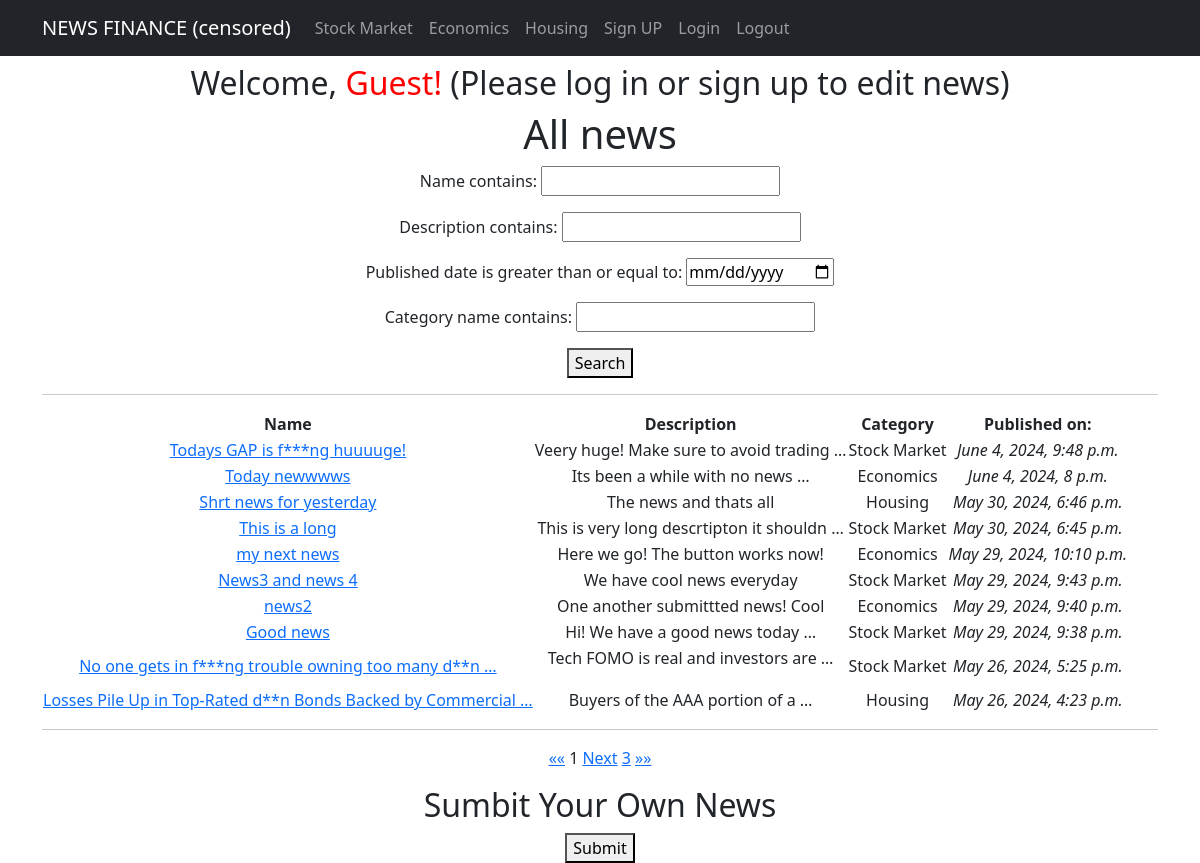
The page /news/ on the database as committed earlier.
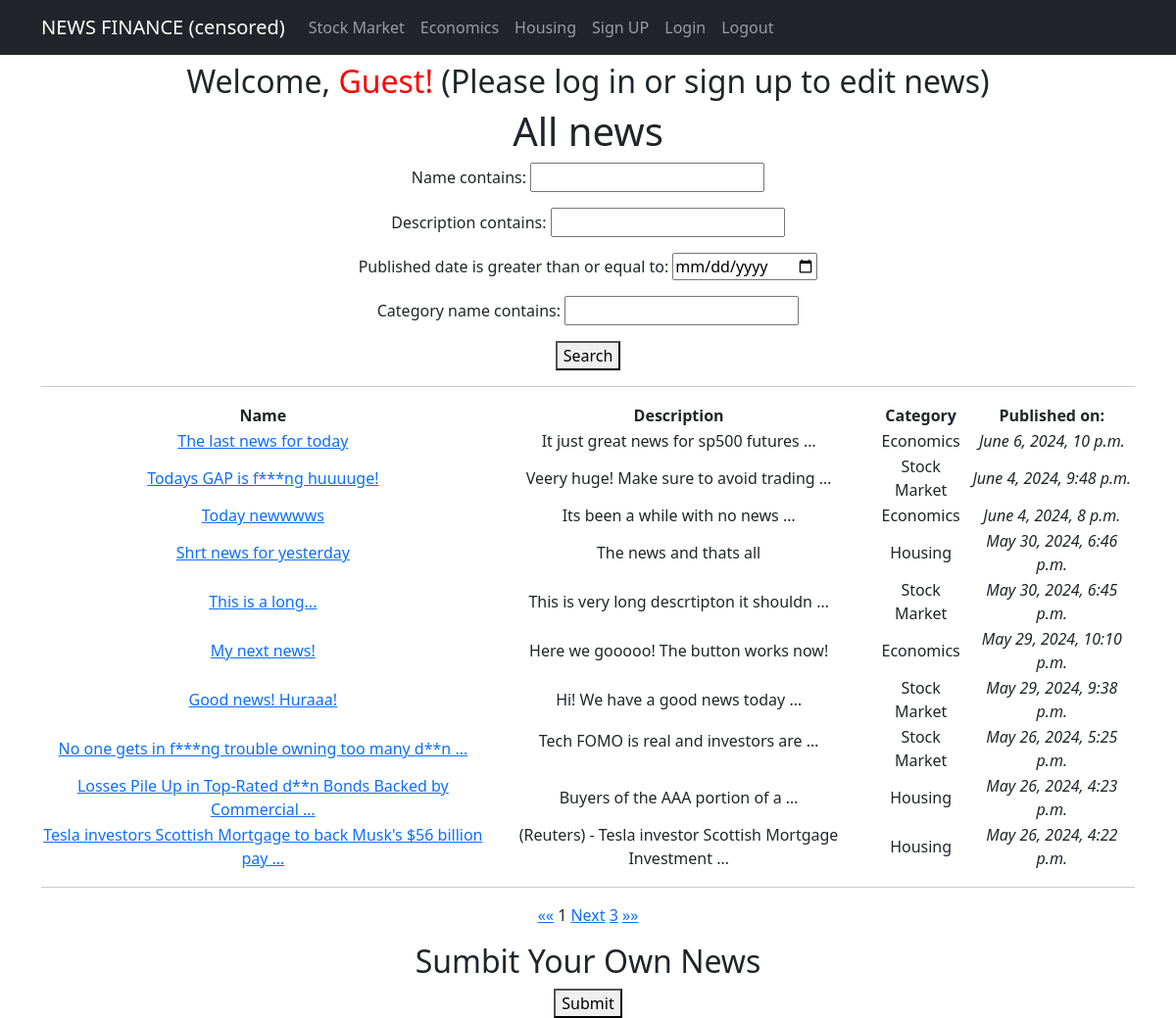
The same page on the database as committed later.
### app/models.py (models this page shows, shortened)
class News(models.Model):
    name = models.CharField(max_length=150, unique=True)
    description = models.TextField()
    published_date = models.DateTimeField(auto_now_add=True)
    category = models.ForeignKey(to='Category', on_delete=models.CASCADE, related_name='news')
    class Meta:
        verbose_name_plural = "News"

class Category(models.Model):
    name = models.CharField(max_length=100, unique=True)
    class Meta:
        verbose_name_plural = "Categories"

### app/views.py (the view)
# urls.py: path('news/', NewsList.as_view(), name='news_list'),  # General news page
class NewsList(ListView):
    model = News
    ordering = ['-published_date']
    template_name = 'news_list.html'
    context_object_name = 'news_list'
    paginate_by = 10     # number of entries per page
    def get_queryset(self):
        queryset = super().get_queryset()
        self.filterset = NewsFilter(self.request.GET, queryset)
        return self.filterset.qs
    def get_context_data(self, **kwargs):
        context = super().get_context_data(**kwargs)
        context['filterset'] = self.filterset
        return context

### app/templatetags/custom_filters.py (called while the page is built)
@register.filter(name='censor_bad_words')
def censor_bad_words(value):
    words = value.split()
    censored_words = [BAD_WORDS.get(word, word) for word in words]
    return ' '.join(censored_words)

### templates/news_list.html (shortened to what this page needs)
{% extends 'flatpages/default.html' %}
{% load custom_filters %}
{% block content %}
<h1>All news</h1>
   <form method="get">
       {{ filterset.form.as_p }}
       <button type="submit">Search</button>
   </form>
<hr>
<table>
       <tr>
           <td><strong>Name</strong></td>
           <td><strong>Description</strong></td>
           <td><strong>Category</strong></td>
           <td><strong>Published on:</strong></td>
       </tr>
       {% for news_list in news_list %}
       <tr>
           <td>
                <a href="{% url 'news_detail' news_list.id %}">{{ news_list.name|censor_bad_words|truncatewords:10 }}</a>
           </td>
           <td>{{ news_list.description|truncatewords:7|safe }}</td>
           <td>{{ news_list.category.name }}</td>
           <td><i>{{ news_list.published_date }}</i></td>
       </tr>
       {% endfor %}
</table>
<hr>
<a href="?page=1">&laquo;&laquo;</a>
{{ page_obj.number }}
{% if page_obj.has_next %}
    <a href="?{{ request.GET.urlencode }}&page={{ page_obj.next_page_number }}">Next</a>
    {% if paginator.num_pages != page_obj.next_page_number %}
        <a href="?page={{ page_obj.paginator.num_pages }}">{{ page_obj.paginator.num_pages }}</a>
    {% endif %}
{% endif %}
<a href="?page={{ page_obj.paginator.num_pages }}">&raquo;&raquo;</a>
<h2> Sumbit Your Own News </h2>
<a href="{% url 'create' %}"><button type="button">Submit</button>
</a>
{% endblock content %}

Rows that differ between the two databases and show on the page:
removed News: name|censor_bad_words "News3 and news 4", description "We have cool news everyday", category.name "Stock Market", published_date "May 29, 2024, 9:43 p.m."
removed News: name|censor_bad_words "news2", description "One another submittted news! Cool", category.name "Economics", published_date "May 29, 2024, 9:40 p.m."
added News: name|censor_bad_words "The last news for today", description "It just great news for sp500 futures …", category.name "Economics", published_date "June 6, 2024, 10 p.m."
changed News "This is very long descrtipton it shouldn …": name|censor_bad_words "This is a long" → "This is a long..."
changed News: name|censor_bad_words "my next news" → "My next news!"; description "Here we go! The button works now!" → "Here we gooooo! The button works now!"
changed News "Hi! We have a good news today …": name|censor_bad_words "Good news" → "Good news! Huraaa!"
now on this page (row edited): News: name|censor_bad_words "Tesla investors Scottish Mortgage to back Musk's $56 billion pay …", description "(Reuters) - Tesla investor Scottish Mortgage Investment …", category.name "Housing", published_date "May 26, 2024, 4:22 p.m."
